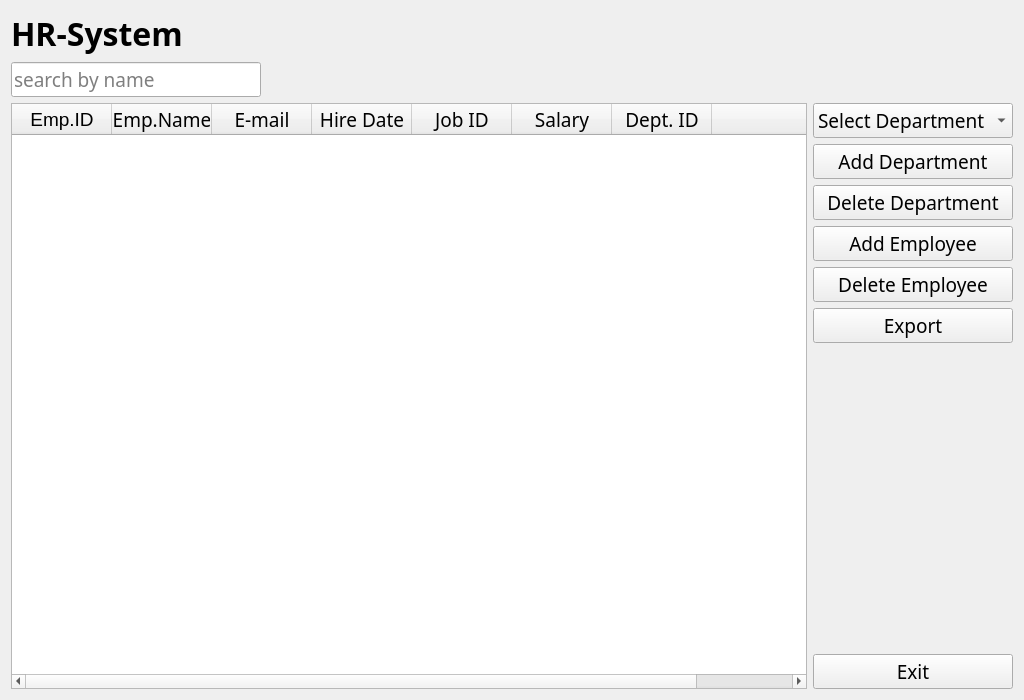
<?xml version="1.0" encoding="UTF-8"?>
<ui version="4.0">
 <class>Form</class>
 <widget class="QWidget" name="Form">
  <property name="geometry">
   <rect>
    <x>0</x>
    <y>0</y>
    <width>1024</width>
    <height>700</height>
   </rect>
  </property>
  <property name="font">
   <font>
    <family>Segoe Script</family>
    <pointsize>14</pointsize>
   </font>
  </property>
  <property name="windowTitle">
   <string>HR-System</string>
  </property>
  <layout class="QVBoxLayout" name="verticalLayout_2">
   <item>
    <widget class="QLabel" name="label">
     <property name="font">
      <font>
       <family>Sakkal Majalla</family>
       <pointsize>24</pointsize>
       <weight>75</weight>
       <bold>true</bold>
      </font>
     </property>
     <property name="text">
      <string>HR-System</string>
     </property>
    </widget>
   </item>
   <item>
    <widget class="QLineEdit" name="le_search">
     <property name="maximumSize">
      <size>
       <width>250</width>
       <height>16777215</height>
      </size>
     </property>
     <property name="placeholderText">
      <string>search by name</string>
     </property>
    </widget>
   </item>
   <item>
    <layout class="QHBoxLayout" name="horizontalLayout">
     <item>
      <widget class="QTableWidget" name="tb_emps">
       <column>
        <property name="text">
         <string>Emp.ID</string>
        </property>
        <property name="font">
         <font>
          <family>MS Shell Dlg 2</family>
         </font>
        </property>
       </column>
       <column>
        <property name="text">
         <string>Emp.Name</string>
        </property>
       </column>
       <column>
        <property name="text">
         <string>E-mail</string>
        </property>
       </column>
       <column>
        <property name="text">
         <string>Hire Date</string>
        </property>
       </column>
       <column>
        <property name="text">
         <string>Job ID</string>
        </property>
       </column>
       <column>
        <property name="text">
         <string>Salary</string>
        </property>
       </column>
       <column>
        <property name="text">
         <string>Dept. ID</string>
        </property>
       </column>
       <column>
        <property name="text">
         <string/>
        </property>
       </column>
      </widget>
     </item>
     <item>
      <layout class="QVBoxLayout" name="verticalLayout">
       <item>
        <widget class="QComboBox" name="cb_depts">
         <property name="minimumSize">
          <size>
           <width>200</width>
           <height>0</height>
          </size>
         </property>
         <item>
          <property name="text">
           <string>Select Department</string>
          </property>
         </item>
        </widget>
       </item>
       <item>
        <widget class="QPushButton" name="bt_add_dept">
         <property name="text">
          <string>Add Department</string>
         </property>
        </widget>
       </item>
       <item>
        <widget class="QPushButton" name="bt_del_dept">
         <property name="text">
          <string>Delete Department</string>
         </property>
        </widget>
       </item>
       <item>
        <widget class="QPushButton" name="bt_add_emp">
         <property name="text">
          <string>Add Employee</string>
         </property>
        </widget>
       </item>
       <item>
        <widget class="QPushButton" name="bt_del_emp">
         <property name="text">
          <string>Delete Employee</string>
         </property>
        </widget>
       </item>
       <item>
        <widget class="QPushButton" name="bt_export">
         <property name="text">
          <string>Export</string>
         </property>
        </widget>
       </item>
       <item>
        <spacer name="verticalSpacer">
         <property name="orientation">
          <enum>Qt::Vertical</enum>
         </property>
         <property name="sizeHint" stdset="0">
          <size>
           <width>20</width>
           <height>40</height>
          </size>
         </property>
        </spacer>
       </item>
       <item>
        <widget class="QPushButton" name="bt_exit">
         <property name="text">
          <string>Exit</string>
         </property>
        </widget>
       </item>
      </layout>
     </item>
    </layout>
   </item>
  </layout>
 </widget>
 <resources/>
 <connections/>
</ui>
